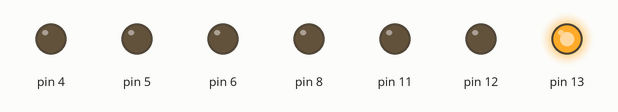
The sketch below on a simulated Arduino Uno, built with avr-gcc and run on an emulated ATmega328P. On the bench: output pins drawn as LEDs (lit = HIGH).

Above: at 0.2 s.
At 1.2 s:
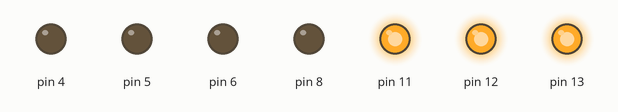
At 2.7 s:
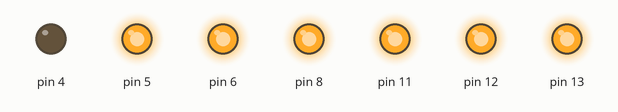
At 4.2 s:
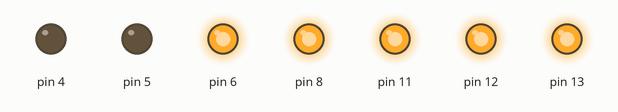
At 6.7 s:
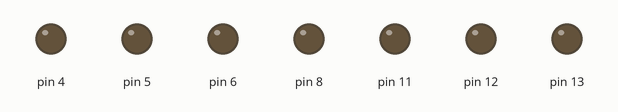
At 8.7 s:
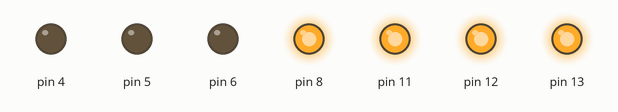
Timing chart, 0 to 9.1 s (numbered marks = the images above):
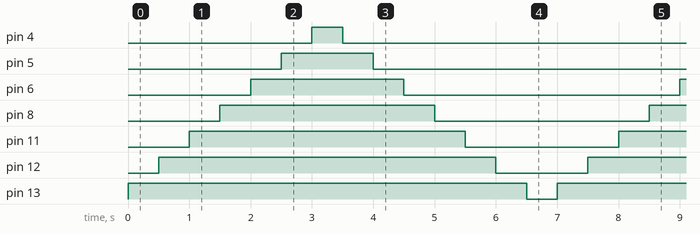

The sketch:

led_sequence_back_and_forth.ino
```cpp
void setup()
{
  pinMode(13,OUTPUT);
  pinMode(12,OUTPUT);
  pinMode(11,OUTPUT);
  pinMode(8,OUTPUT);
  pinMode(6,OUTPUT);
  pinMode(5,OUTPUT);
  pinMode(4,OUTPUT);
}


void loop()
{
  digitalWrite(13, HIGH);
  delay(500);
  digitalWrite(12, HIGH);
  delay(500);
  digitalWrite(11, HIGH);
  delay(500);
  digitalWrite(8, HIGH);
  delay(500);
  digitalWrite(6, HIGH);
  delay(500);
  digitalWrite(5, HIGH);
  delay(500);
  digitalWrite(4, HIGH);
  delay(500);
  digitalWrite(4, LOW);
  delay(500);
  digitalWrite(5, LOW);
  delay(500);
  digitalWrite(6, LOW);
  delay(500);
  digitalWrite(8, LOW);
  delay(500);
  digitalWrite(11, LOW);
  delay(500);
  digitalWrite(12, LOW);
  delay(500);
  digitalWrite(13, LOW);
  delay(500);
}
```

Measured:
- by itself, pin 4: alternates HIGH for 0.50 s and LOW for 6.5 s
- by itself, pin 5: alternates HIGH for 1.5 s and LOW for 5.5 s
- by itself, pin 6: alternates HIGH for 2.5 s and LOW for 4.5 s
- by itself, pin 8: alternates HIGH for 3.5 s and LOW for 3.5 s
- by itself, pin 11: alternates HIGH for 4.5 s and LOW for 2.5 s
- by itself, pin 12: alternates HIGH for 5.5 s and LOW for 1.5 s
- by itself, pin 13: alternates HIGH for 6.5 s and LOW for 0.50 s
